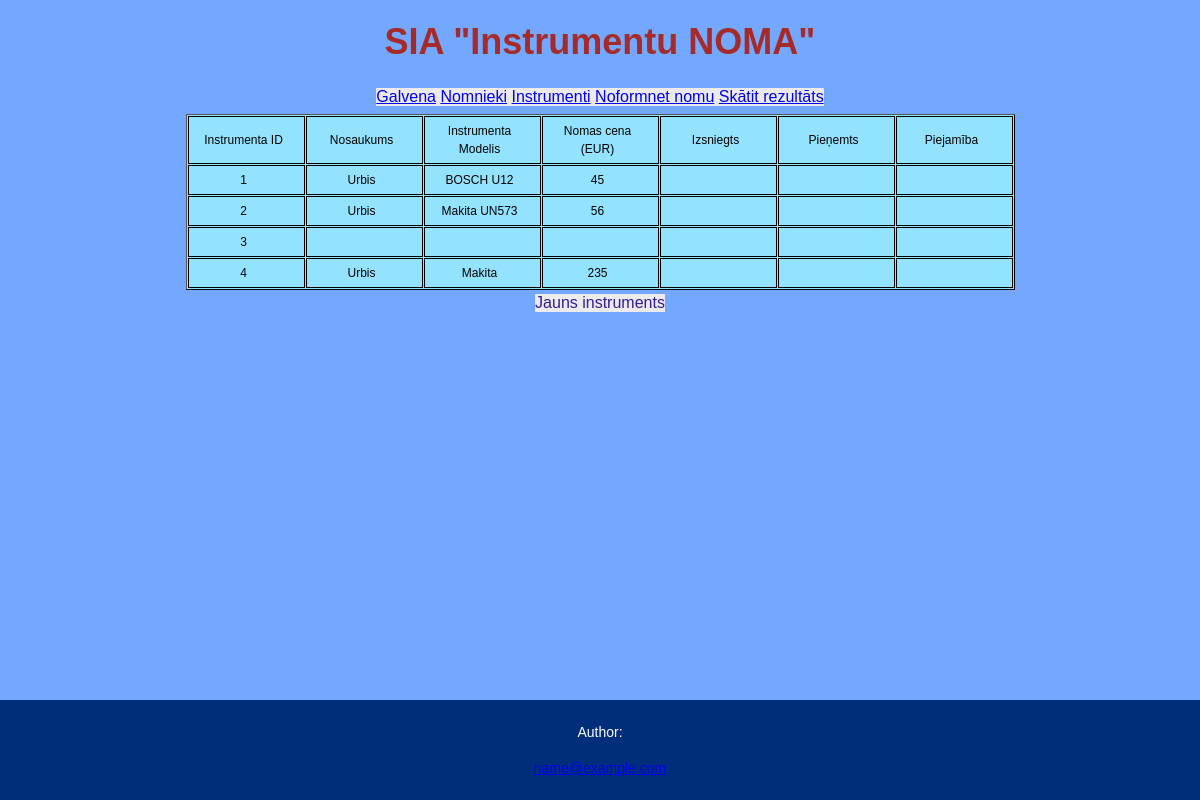
Before: /inst_kopa with the older database file.
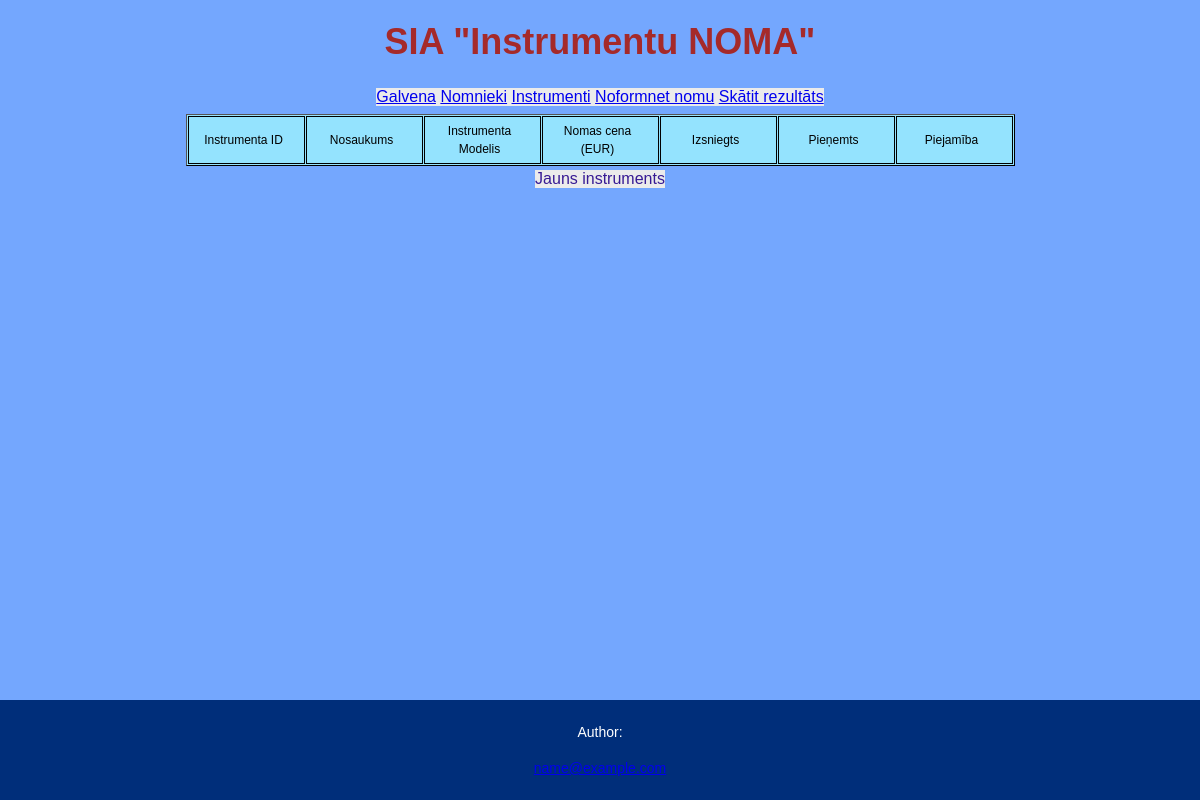
After: the same page with the newer database file.
### tables this page shows
CREATE TABLE instrumenti (
    id_instruments INTEGER PRIMARY KEY AUTOINCREMENT,
    instruments TEXT,
    marka TEXT,
    cena TEXT
    data_in TEXT,
    data_out TEXT,
    piejamiba TEXT
 );

### main.py (the view)
@app.route('/inst_kopa', methods=['POST', 'GET'])
def inst_kopa():
  db = sqlite3.connect('noma.db')
  sql = db.cursor()
  sql.execute("SELECT * FROM instrumenti")
  records = sql.fetchall()
  print(records)
  return render_template("visi_instrumenti.html", rows = records)

### templates/visi_instrumenti.html (shortened to what this page needs)
{% extends 'base.html' %}
{% block body %}
<table>
<tr>
  <td>Instrumenta ID</td>
  <td>Nosaukums</td>
  <td>Instrumenta Modelis</td>
  <td>Nomas cena (EUR)</td>
  <td>Izsniegts</td>
  <td>Pieņemts</td>
  <td>Piejamība</td>
</tr>
  {%  for el in rows  %}
<tr>
  <td>{{ el[0] }}</td>
  <td>{{ el[1] }}</td>
  <td>{{ el[2] }}</td>
  <td>{{ el[3] }}</td>
  <td>{{ el[4] }}</td>
  <td>{{ el[5] }}</td>
  <td>{{ el[6] }}</td>
</tr>
  {% endfor %}
</table>
<div><a class="button" href="instrumenti">Jauns instruments</a></div>
{% endblock %}

### templates/base.html (shortened to what this page needs)
<!DOCTYPE html>
<html lang="en">
<head>
    <link rel="stylesheet" href="{{url_for('static', filename='css/style.css')}}">
</head>
<body>
    <h1>SIA "Instrumentu NOMA"</h1>
 <div >
        <nav class="button">
          <a href="/">Galvena</a>
          <a href="/nomn_kopa">Nomnieki</a>
          <a href="inst_kopa">Instrumenti</a>
          <a href="/noma">Noformnet nomu</a>
          <a href="/kopa">Skātit rezultāts</a>
        </nav>
      </div>
    {% block body %}
    {% endblock %}
  <footer>
  <p>Author:<br>
  <a href="mailto:/#">name@example.com</a></p>
</footer>
</body>
</html>

### static/css/style.css (style rules this page uses)
body { padding: 0; font-family: "Arial", sans-serif; font-size: 14px; line-height: 18px; color: #000000; background:#74a7fe ; }
div { text-align: center; width:100%; height: 30px; }
h1 { text-align: center; font-family: "Arial", sans-serif; font-size: 36px; line-height: 36px; color: brown; }
p { text-align: center; font-family: "Arial", sans-serif; font-size: 14px; line-height: 36px; }
table { text-align: center; margin: auto; width: auto; height: auto; border: 1px outset black; border-spacing: 1px; font-size: 12px; background:#94e3fe ; }
td { width: 100px; padding: 5px; padding-right: 10px; border: 1px solid black; }
.button { background-color: #ebebeb; border: none; color: #371a94; text-align: center; text-decoration: none; display: inline-block; font-size: 16px; margin: 4px 2px; cursor: pointer; }
footer { position: fixed; left: 0; bottom: 0; width: 100%; background-color: #002e7a; color: white; text-align: center; }

Changed rows visible on the page:
removed instrumenti: id_instruments "1", instruments "Urbis", marka "BOSCH U12", cena "45"
removed instrumenti: id_instruments "2", instruments "Urbis", marka "Makita UN573", cena "56"
removed instrumenti: id_instruments "3"
removed instrumenti: id_instruments "4", instruments "Urbis", marka "Makita", cena "235"
